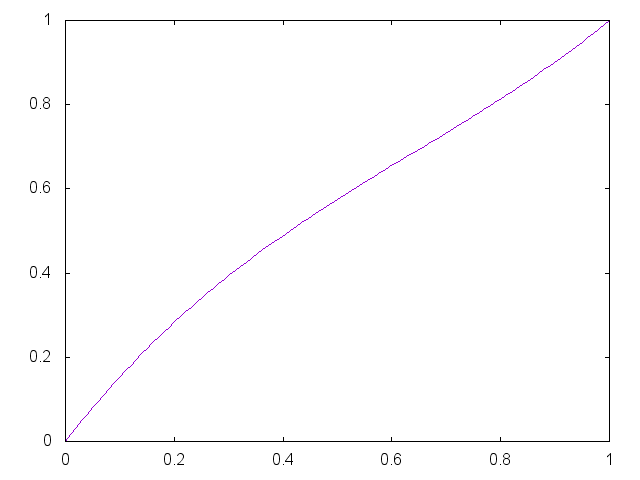

This chart was generated by the following gnuplot code:


set term png

set output "generate/static/generate/bezier-0.55-0.65.png"
plot '-' smooth bezier notitle
0 0
0.33 0.55
0.67 0.65 
1 1
e

reset;
